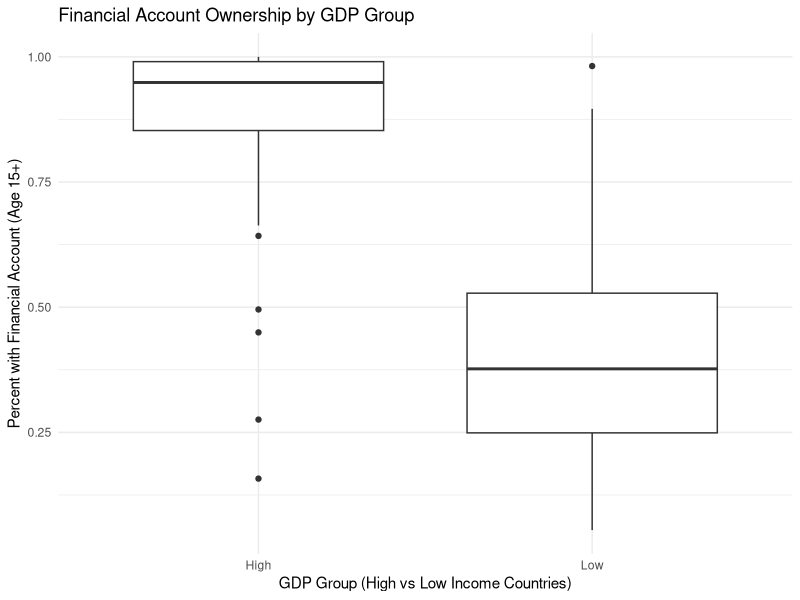
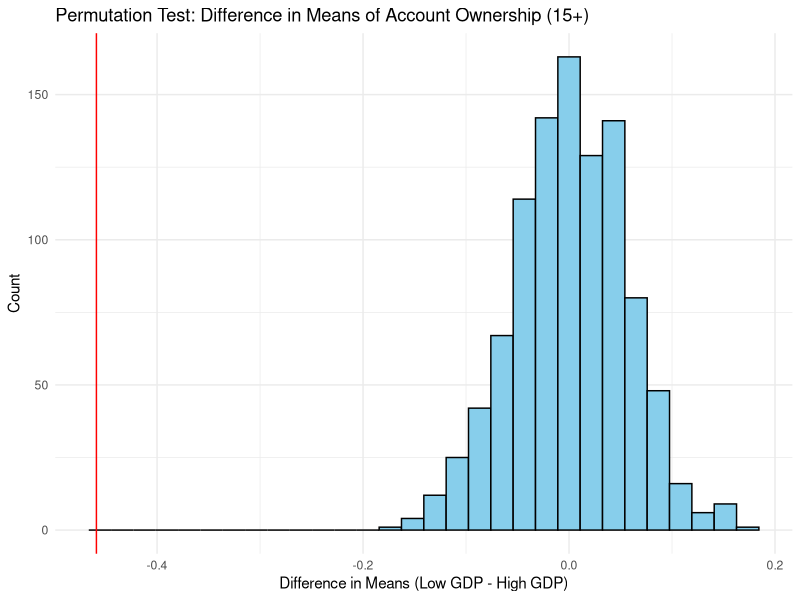
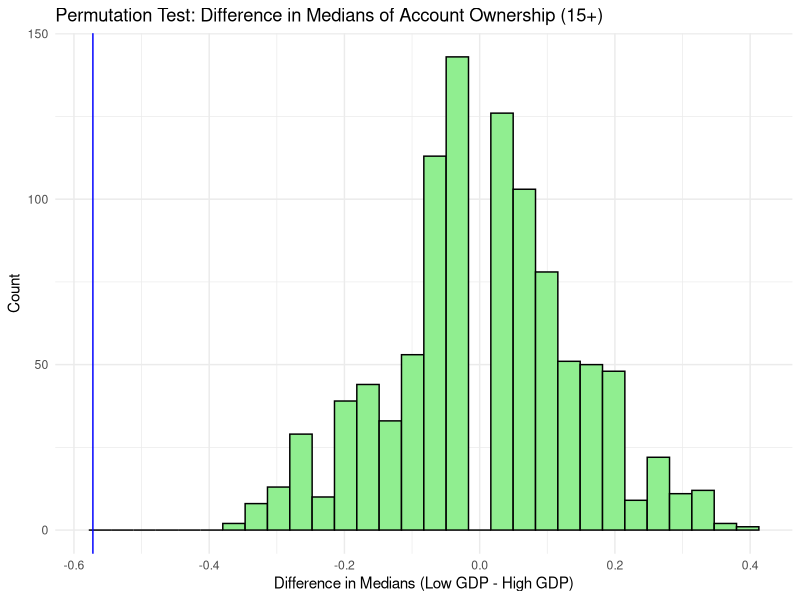

These charts were generated, in order, by the following R code:
## ---- chunk 1

# Load and clean GDP dataset, assign GDP groups based on the median GDP per capita

library(tidyverse)
library(readxl)

GDP_analysis <- read_excel("GDP_analysis.xlsx", sheet = "Data", skip = 1)
colnames(GDP_analysis) <- c(
  "Country", 
  "GDP_Per_Capita", 
  "Account_15plus", 
  "Saved_15plus", 
  "Borrowed_Formal_15plus", 
  "Account_Female", 
  "Account_Male", 
  "Owns_Credit_Card")

DP_analysis <- GDP_analysis |> 
  mutate(across(GDP_Per_Capita:Owns_Credit_Card, as.numeric))
  
median_gdp <- GDP_analysis |>
  summarise(median_gdp = median(GDP_Per_Capita, na.rm = TRUE)) |>
  pull(median_gdp)

GDP_analysis <- GDP_analysis |>  
  mutate(GDP_Group = ifelse(GDP_Per_Capita >= median_gdp, "High", "Low"))

## ---- chunk 2

# Creates a boxplot to compare account ownership (age 15+) between high and low-GDP countries.

GDP_analysis |>
  ggplot(aes(x = GDP_Group, y = Account_15plus)) +
  geom_boxplot() + 
  labs(
    title = "Financial Account Ownership by GDP Group",
    x = "GDP Group (High vs Low Income Countries)",
    y = "Percent with Financial Account (Age 15+)",
    alt = "This chart shows two boxes, one for high-GDP countries and one for low-GDP countries, to compare the percentage of people age 15 and older who have a financial account. The x-axis shows the GDP group (high or low), and the y-axis shows the percentage of account ownership. Each box shows the range of values within that group. The line in the center of each box marks the median, or typical value. High-GDP countries have a higher median, meaning account access is more common and consistent. Low-GDP countries have lower percentages.") +
  theme_minimal()
## ---- chunk 3

# Define a function to generate one permutation sample and calculate differences in means and medians

perm_data <- function(rep, data) {
  data |>
    select(GDP_Group, Account_15plus) |>

# Randomly permute account ownership values (simulate the null hypothesis)

    mutate(Account_15plus_perm = sample(Account_15plus, replace = FALSE)) |>
    
# Group by GDP group to compute observed and permuted group summaries

    group_by(GDP_Group) |>
    summarize(
      obs_ave = mean(Account_15plus, na.rm = TRUE),
      obs_med = median(Account_15plus, na.rm = TRUE),
      perm_ave = mean(Account_15plus_perm, na.rm = TRUE),
      perm_med = median(Account_15plus_perm, na.rm = TRUE),
      .groups = "drop"
    ) |>
    
# Calculate the differences between groups (Low GDP - High GDP)

    summarize(
      obs_ave_diff = diff(obs_ave),
      obs_med_diff = diff(obs_med),
      perm_ave_diff = diff(perm_ave),
      perm_med_diff = diff(perm_med),
      rep = rep
    )
}

perm_results <- map_df(1:1000, perm_data, data = GDP_analysis)

head(perm_results)


## ---- chunk 4

# This chunk plots the  distribution of mean differences in account ownership between GDP groups that were ran in the simulation


ggplot(perm_results, aes(x = perm_ave_diff)) +
  geom_histogram(bins = 30, fill = "skyblue", color = "black") +
  geom_vline(aes(xintercept = mean(obs_ave_diff)), color = "red") +
  labs(
    title = "Permutation Test: Difference in Means of Account Ownership (15+)",
    x = "Difference in Means (Low GDP - High GDP)",
    y = "Count",
    alt = "This chart shows a histogram, which is a series of bars representing how often certain differences in means appeared during a permutation test. The x-axis shows the difference in account ownership between low- and high-GDP countries, and the y-axis shows how many times each difference occurred across the randomized trials. The red vertical line marks the actual observed difference in the real data. This red line is far from the center of the bars and very much to the left. This suggests the real result is unusual and may be statistically significant.") +
  theme_minimal()

## ---- chunk 5

# This chunk plots the  distribution of median differences in account ownership between GDP groups that were ran in the simulation


ggplot(perm_results, aes(x = perm_med_diff)) +
  geom_histogram(bins = 30, fill = "lightgreen", color = "black") +
  geom_vline(aes(xintercept = mean(obs_med_diff)), color = "blue",) +
  labs(
    title = "Permutation Test: Difference in Medians of Account Ownership (15+)",
    x = "Difference in Medians (Low GDP - High GDP)",
    y = "Count",
    alt = "This chart shows a histogram, which is a series of bars representing how often certain differences in medians appeared during a permutation test. The x-axis shows the difference in account ownership between low- and high-GDP countries, and the y-axis shows how many times each difference occurred across the randomized trials. The blue vertical line marks the actual observed difference in the real data. This red line is far from the center of the bars and very much to the left. This suggests the real result is unusual and may be statistically significant."
  ) +
  theme_minimal()
